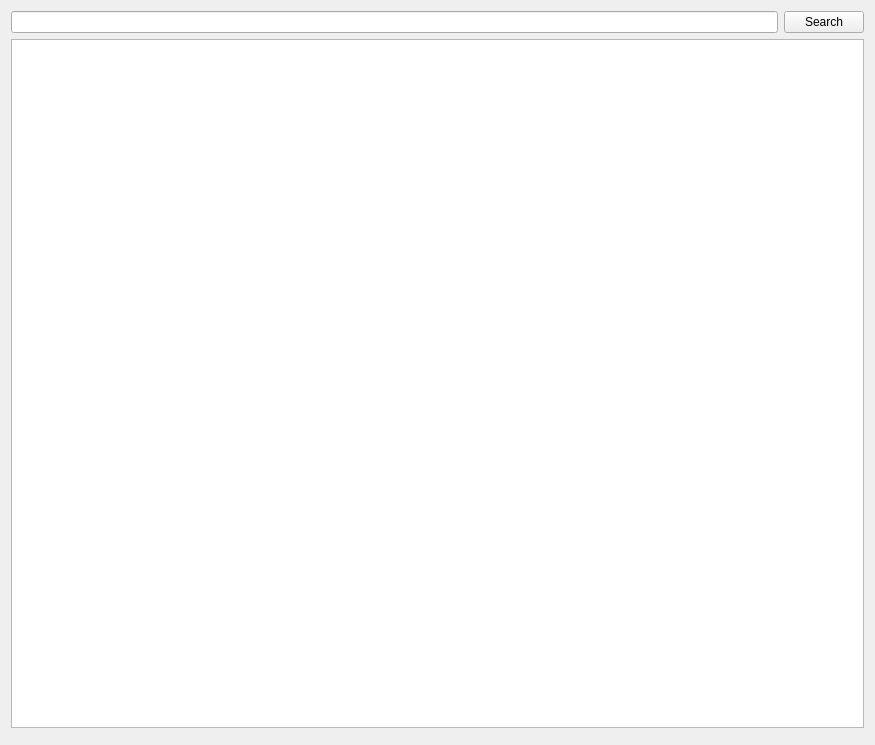
<?xml version="1.0" encoding="UTF-8"?>
<ui version="4.0">
 <class>FlamePage</class>
 <widget class="QWidget" name="FlamePage">
  <property name="geometry">
   <rect>
    <x>0</x>
    <y>0</y>
    <width>875</width>
    <height>745</height>
   </rect>
  </property>
  <layout class="QVBoxLayout" name="verticalLayout">
   <item>
    <widget class="QWidget" name="widget" native="true">
     <layout class="QHBoxLayout" name="horizontalLayout">
      <property name="leftMargin">
       <number>0</number>
      </property>
      <property name="topMargin">
       <number>0</number>
      </property>
      <property name="rightMargin">
       <number>0</number>
      </property>
      <property name="bottomMargin">
       <number>0</number>
      </property>
      <item>
       <widget class="QLineEdit" name="searchEdit"/>
      </item>
      <item>
       <widget class="QPushButton" name="searchButton">
        <property name="text">
         <string>Search</string>
        </property>
       </widget>
      </item>
     </layout>
    </widget>
   </item>
   <item>
    <widget class="QListView" name="packView">
     <property name="horizontalScrollBarPolicy">
      <enum>Qt::ScrollBarAlwaysOff</enum>
     </property>
     <property name="alternatingRowColors">
      <bool>true</bool>
     </property>
     <property name="iconSize">
      <size>
       <width>48</width>
       <height>48</height>
      </size>
     </property>
    </widget>
   </item>
   <item>
    <widget class="MCModInfoFrame" name="frame">
     <property name="sizePolicy">
      <sizepolicy hsizetype="Preferred" vsizetype="Minimum">
       <horstretch>0</horstretch>
       <verstretch>0</verstretch>
      </sizepolicy>
     </property>
     <property name="frameShape">
      <enum>QFrame::StyledPanel</enum>
     </property>
     <property name="frameShadow">
      <enum>QFrame::Raised</enum>
     </property>
    </widget>
   </item>
  </layout>
 </widget>
 <customwidgets>
  <customwidget>
   <class>MCModInfoFrame</class>
   <extends>QFrame</extends>
   <header>widgets/MCModInfoFrame.h</header>
   <container>1</container>
  </customwidget>
 </customwidgets>
 <tabstops>
  <tabstop>searchEdit</tabstop>
  <tabstop>searchButton</tabstop>
  <tabstop>packView</tabstop>
 </tabstops>
 <resources/>
 <connections/>
</ui>
